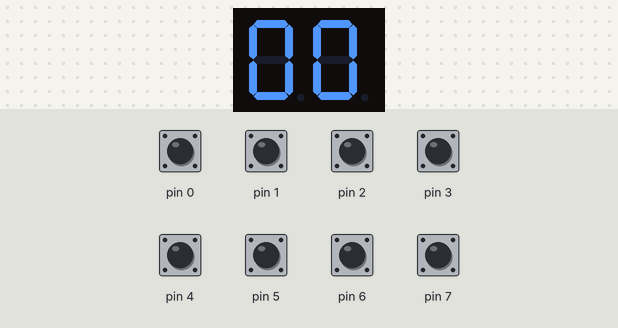
The sketch below on a simulated Arduino Mega 2560, built with avr-gcc and run on an emulated ATmega2560. On the bench: 2-digit seven-segment display. Wiring (inferred from the names in the program): 2-digit 7-segment display, segments lit when HIGH: segments A7, A6, A5, A4, A3, A2, A1, A0, A15, A14, A13, A12, A11, A10, A9, A8. Inputs (shaded band) come from the test bench; at power-on: pin 0–7 HIGH. The segment pins are drawn as the display they are named for.

Above: at 1.8 s.
1.9 s: pin 0 pulled LOW for 0.6 s
At 2.4 s:
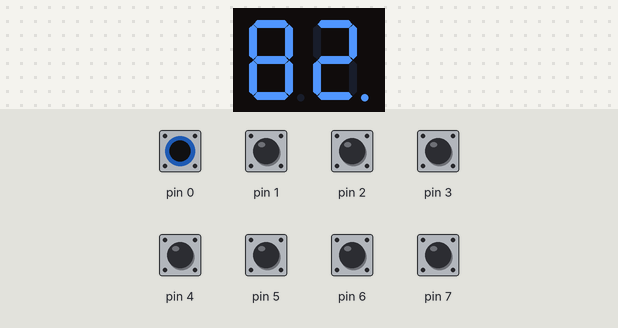
4.9 s: pin 1 pulled LOW for 0.6 s
At 5.4 s:
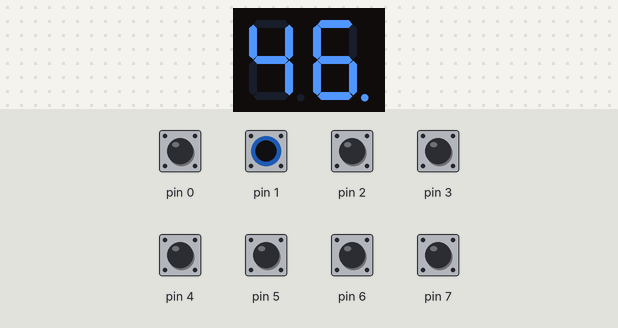
7.9 s: pin 2 pulled LOW for 0.6 s
At 8.4 s:
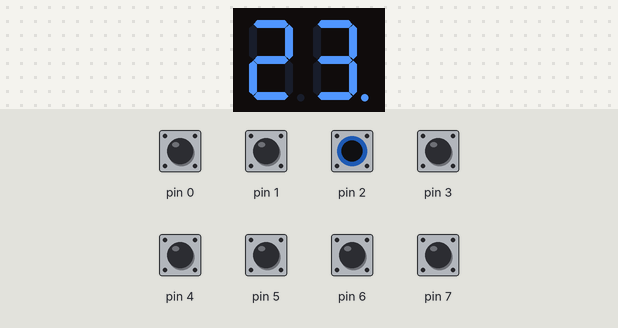
10.9 s: pin 3 pulled LOW for 0.6 s
At 11.4 s:
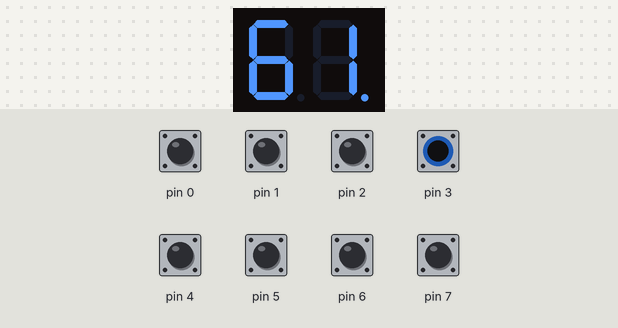
13.9 s: pin 4 pulled LOW for 0.6 s
At 14.3 s:
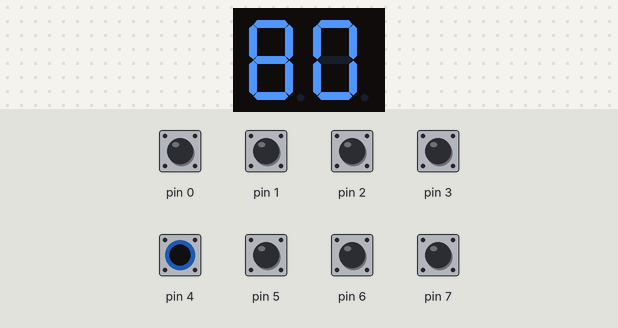
16.9 s: pin 5 pulled LOW for 0.6 s
At 17.4 s:
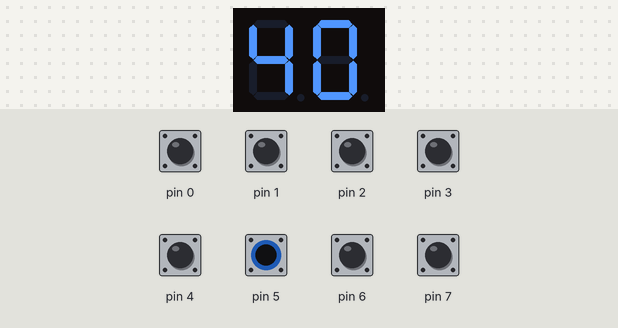

Measured:
- after the input at 1.9 s, the display: first differs from a run without the input after 0.10 s (image 1)
- after the input at 4.9 s, the display: first differs from a run without the input after 0.10 s (image 2)
- after the input at 7.9 s, the display: first differs from a run without the input after 0.11 s (image 3)
- after the input at 10.9 s, the display: first differs from a run without the input after 0.11 s (image 4)
- after the input at 13.9 s, the display: first differs from a run without the input after 0.11 s (image 5)
- after the input at 16.9 s, the display: first differs from a run without the input after 0.11 s (image 6)

The sketch:

zad1_test.ino
```cpp
const int tensPins[] = {A15, A14, A13, A12, A11, A10, A9, A8};
const int onesPins[] = {A7, A6, A5, A4, A3, A2, A1, A0};


void setup() {
    for (int i = 0; i < 8; i++) {
        pinMode(tensPins[i], OUTPUT);
        pinMode(onesPins[i], OUTPUT);
    }

    for (int i = 0; i < 8; i++) {
        digitalWrite(i, HIGH);
    }
}

void loop() {
    checkNumber();
}

void checkNumber() {
    int numberDec = 0;

    for (int i = 0; i < 8; i++) {
        if (digitalRead(i) == LOW) {
            numberDec += (1 << (7 - i));
        }
    }

    int countOfTens = numberDec % 100;
    int numberOfOnes = countOfTens % 10;
    int numberOfTens = (countOfTens - numberOfOnes) / 10;

    displayNumberOnes(numberOfOnes);
    displayNumberTens(numberOfTens);

	if (numberOfTens > 0) {
    	   digitalWrite(A8, HIGH);
    } else {
		digitalWrite(A8, LOW);
	}
    if (numberDec % 2 == 1) {
	   digitalWrite(A0, HIGH);
	} else {
		digitalWrite(A0, LOW);
	}
	clearDisplay();
}

void displayNumberOnes(int number) {
    // Implementacja za pomocą tablicy dwuwymiarowej
    const int displayPatterns[][7] = {
        {A7, A6, A5, A4, A3, A2},
        {A5, A6},
        {A7, A6, A1, A3, A4},
        {A7, A6, A5, A4, A1},
        {A6, A5, A1, A2},
        {A7, A5, A4, A1, A2},
        {A7, A5, A4, A3, A2, A1},
        {A7, A6, A5},
        {A7, A6, A5, A4, A3, A2, A1},
        {A7, A6, A5, A4, A2, A1}};

    for (int i = 0; i < 7; i++) {
        digitalWrite(displayPatterns[number][i], HIGH);
    }
}

void displayNumberTens(int number) {
    // Implementacja za pomocą tablicy dwuwymiarowej
    const int displayPatterns[][7] = {
        {A15, A14, A12, A13, A11, A10},
        {A14, A13},
        {A15, A14, A9, A11, A12},
        {A15, A14, A13, A12, A9},
        {A10, A9, A14, A13},
        {A15, A10, A9, A13, A12},
	   {A15, A10, A11, A12, A13, A9},
        {A15, A14, A13},
        {A15, A14, A13, A12, A11, A10, A9},
        {A15, A14, A13, A12, A10, A9}};

    for (int i = 0; i < 7; i++) {
        digitalWrite(displayPatterns[number][i], HIGH);
    }
}

void clearDisplay() {
    delay(500);

    for (int i = 0; i < 7; i++) {
        digitalWrite(tensPins[i], LOW);
        digitalWrite(onesPins[i], LOW);
    }
}
```
